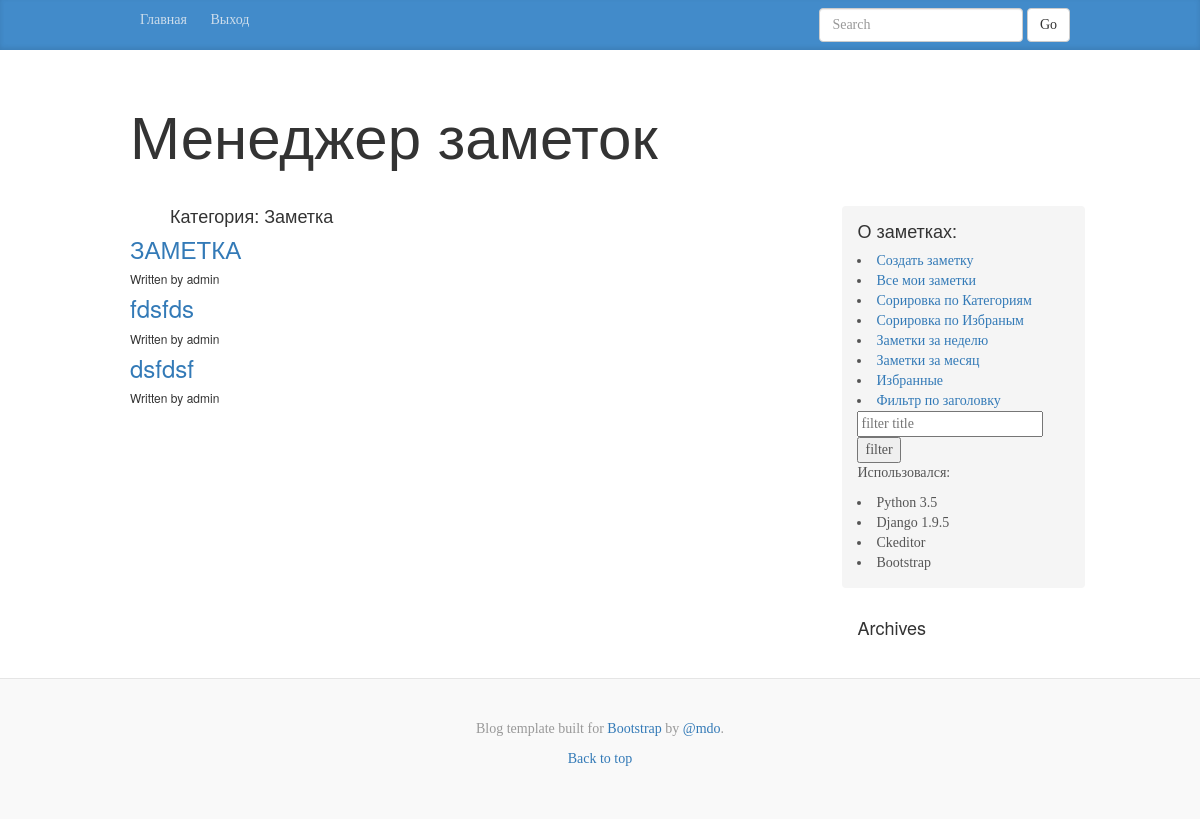
Before: /category/get/2/ (signed in) with the older database file.
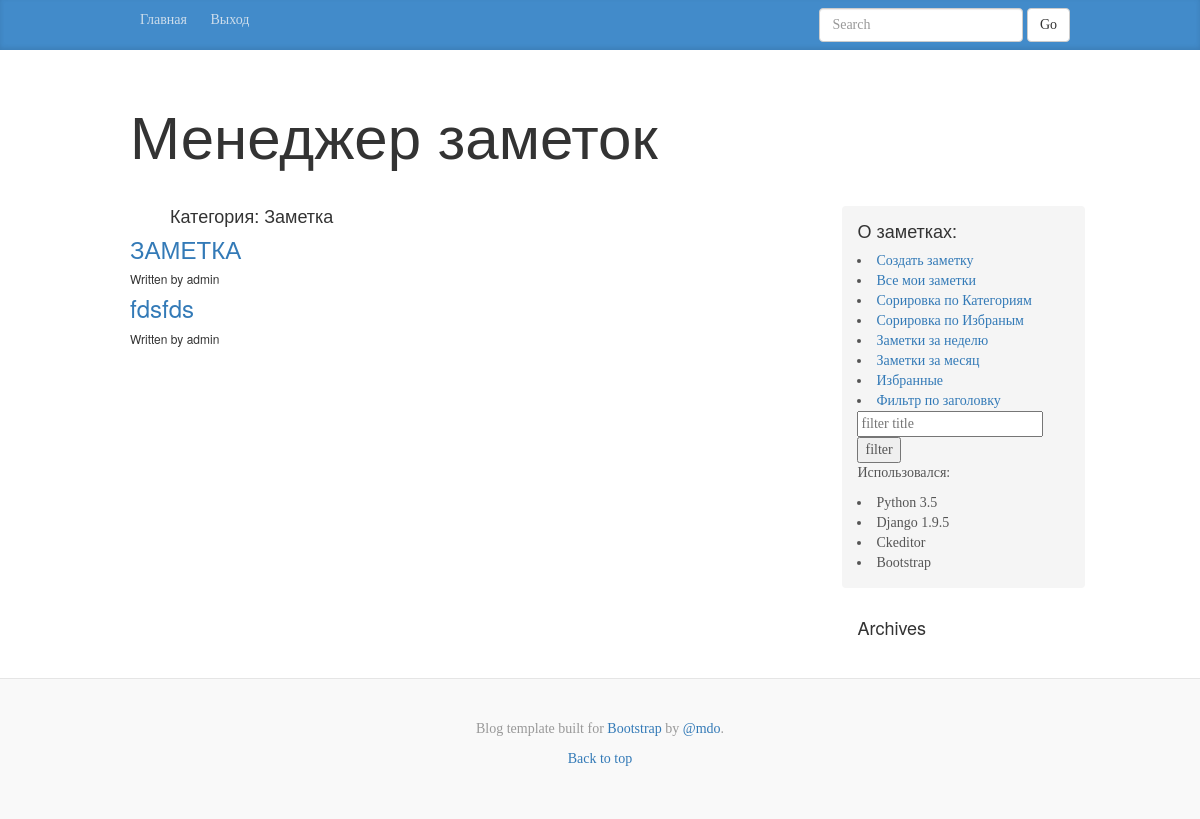
After: the same page with the newer database file.
### notes/models.py (models this page shows, shortened)
class Notes(models.Model):
    class Meta:
        db_table = 'Notes'
        verbose_name_plural = "Заметки"
    id = models.UUIDField(primary_key=True, default=uuid.uuid4, editable=False)
    title = models.CharField(max_length=150)
    text = RichTextField(null=True, blank=True)
    date_added = models.DateTimeField(auto_now_add=True)
    date_modified = models.DateTimeField(auto_now=True)
    author = models.ForeignKey(settings.AUTH_USER_MODEL, default=1)
    favorites = models.BooleanField(default=False)
    category = models.ForeignKey(Category, blank=True,
                                 null=True, related_name='cat')
    publish = models.BooleanField(default=False)

### notes/views.py (the view)
# urls.py: url(r'^category/get/(?P<category_id>\d+)/$', notes.views.category,
def category(request, category_id=1):
    args = {
        'category_all': Category.objects.all(),
        'category': Category.objects.get(id=category_id),
        'notes': Notes.objects.filter(
            category=category_id,
            author=auth.get_user(request).id)
        .select_related('category', 'author'),
        'username': auth.get_user(request).username,
    }
    return render_to_response('category.html', args)

### notes/models.py (called while the page is built)
    def __str__(self):
        return self.name

### notes/templates/category.html
{% extends 'main.html' %}
{% load staticfiles %}
{% load i18n mptt_tags %}
{% block notes %}
<ul class="right"><h4> Категория: {{ category }}</h4></ul>
{% for note in notes %}<article>
    <h3><a href="/note/{{note.id}}">{{ note.title }}</a></h3>
    <h6>Written by {{note.author.username}} {{ note.date }}</h6>
{% endfor %}
{%  endblock %}

Changed rows visible on the page:
removed Notes: title "dsfdsf", author.username "admin"
